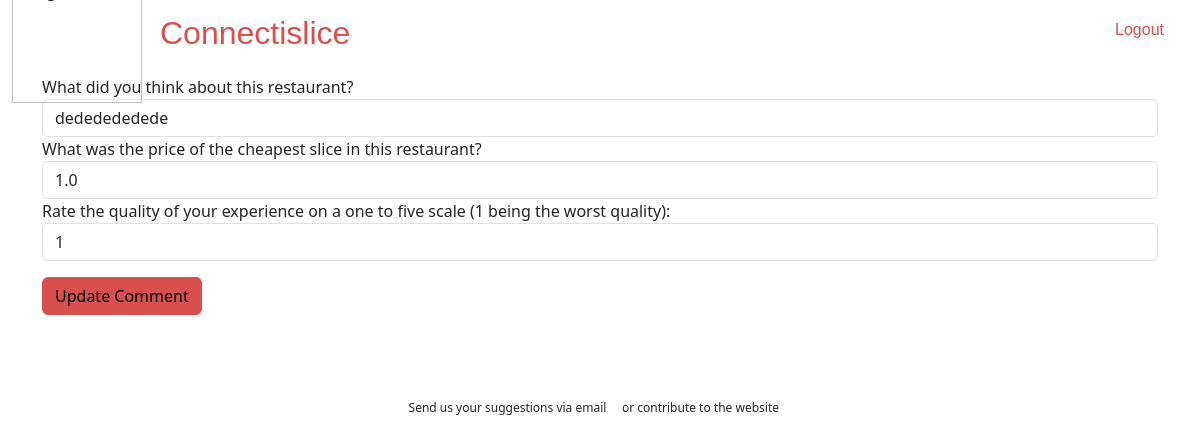
Page /comment/35/update (signed in) on the committed database.
### restaurants/models.py (models this page shows, shortened)
class Comment(models.Model):
    restaurant = models.ForeignKey(Restaurant, on_delete=models.CASCADE, related_name='comments')
    body = models.TextField()
    cheapestslice = models.FloatField(default=0, validators=[MinValueValidator(0)])
    quality = models.IntegerField(default=0, validators=[MinValueValidator(0),MaxValueValidator(5)])
    created = models.DateTimeField(auto_now_add=True)
    created_by = models.ForeignKey(User, on_delete=models.CASCADE,  default=1)
    class Meta:
        permissions = [('can_delete_comment', 'Can delete comment')]
    def user_can_delete(self, user):
        return user == self.created_by

### restaurants/views.py (the view)
# urls.py: path('comment/<int:pk>/update', views.comment_update, name='comment_update'),
@login_required
def comment_update(request, pk):
    comment = get_object_or_404(Comment, pk=pk)
    if not comment.user_can_delete(request.user):
                return redirect('restaurant_detail', pk=comment.restaurant.pk)
    if request.method == 'POST':
        form = CommentForm(request.POST, instance=comment)
        if form.is_valid():
            form.save()
            return redirect('restaurant_detail', pk=comment.restaurant.pk)
    else:
        form = CommentForm(instance=comment)
    context = {
        'comment': comment,
        'form': form
    }
    return render(request, 'comment_update.html', context)

### restaurants/forms.py
class CommentForm(forms.ModelForm):
    class Meta:
        model = Comment
        fields = ['body', 'cheapestslice', 'quality']
        labels = {
            'body': 'What did you think about this restaurant?',
            'cheapestslice': 'What was the price of the cheapest slice in this restaurant?',
            'quality': 'Rate the quality of your experience on a one to five scale (1 being the worst quality):',
        }

### restaurants/templates/comment_update.html (shortened to what this page needs)
{% extends "base.html" %}
{% block page_content %}
  {% load crispy_forms_tags %}
  <form method="POST" action="{% url 'comment_update' pk=form.instance.pk %}">
    <div class="form-group">
      {{ form.body.label }}
      <input type="text"
             class="form-control"
             name="body"
             value="{{ comment.body }}" />
      {{ form.cheapestslice.label }}
      <input type="number"
             class="form-control"
             name="cheapestslice"
             value="{{ comment.cheapestslice }}" />
      {{ form.quality.label }}
      <input type="number"
             class="form-control"
             name="quality"
             value="{{ comment.quality }}" />
    </div>
    <input type="submit" value="Update Comment" class="btn btn-primary" />
  </form>
{% endblock %}

### rows in the picture
Comment: body "dededededede", cheapestslice "1.0", quality "1"
